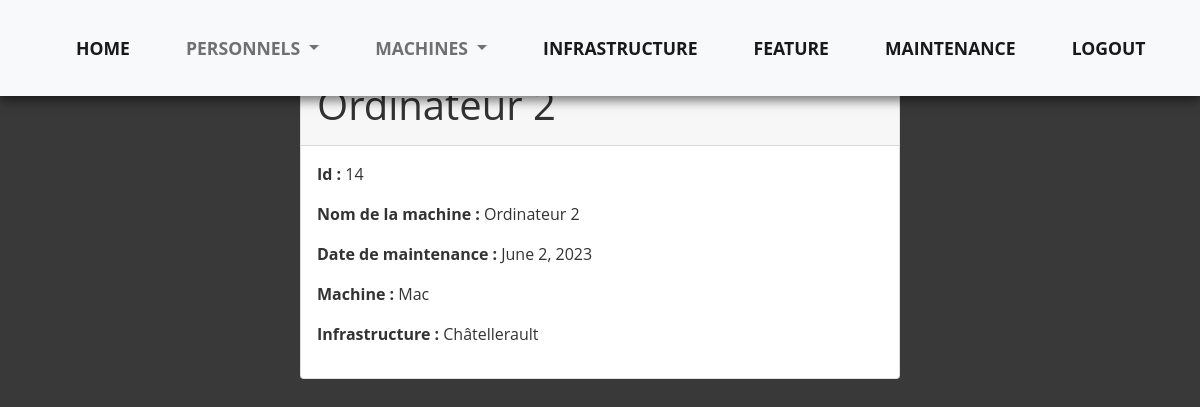
The page /computerApp/machine/14 (signed in) on the database its author committed.
### computerApp/models.py (models this page shows)
class Machine(models.Model):
    TYPE = (
        ('PC' , ('PC')),
        ('Mac',('MAc')),
        ('Serveur',('Serveur')),
        ('Switch',('Switch')),
        ('Routeur',('Routeur'))
    )
    Infrastructure = (
        ('Poitiers',('Poitiers')),
        ('Marseille',('Marseille')),
        ('Châtellerault',('Châtellerault')),
    )
    etat_choix = [
        ('on', 'ON'),
        ('off', 'OFF'),
        ('maintenance','maintenance')
    ]
    id = models.AutoField( primary_key=True,editable=False)
    nom_m = models.CharField(max_length = 200 )
    maintenanceDate = models.DateField(default=datetime.now())
    type_materiel = models.CharField(max_length = 40,choices=TYPE,default='PC')
    lieu_infrastructure = models.CharField(max_length = 60, choices=Infrastructure,default='Marseille')
    etat = models.CharField(max_length=12, choices=etat_choix, default='off')

### computerApp/views.py (the view)
# urls.py: path('machine/<pk>' ,views.machine_detail_view ,name='machine-detail'),
@login_required
def machine_detail_view(request,pk):
    machine = get_object_or_404(Machine,id=pk)
    context = {'machine':machine}
    return render(request,'computerApp/machine_detail.html',context)

### computerApp/templates/computerApp/machine_detail.html
{% extends 'index.html' %}
{% load static %}
{% block content%}
<link rel="stylesheet" type="text/css" href="{% static 'style_machine_detail.css' %}">
<body style='background-color: #393939;'>
<div style="margin-top:6%">
  <div class="container">
    <div class="card mx-auto mt-5 taille">
      <div class="card-header">
        <h1>{{machine.nom_m}}</h1>
      </div>
      <div class="card-body">
        <p> <strong>Id :</strong> {{machine.id}}</p>
        <p> <strong>Nom de la machine : </strong> {{machine.nom_m}}</p>
        <p> <strong>Date de maintenance : </strong> {{machine.maintenanceDate}} </p>
        <p> <strong>Machine :</strong> {{machine.type_materiel}} </p>
        <p> <strong>Infrastructure :</strong> {{machine.lieu_infrastructure}} </p>
      </div>
    </div>
  </div>
</div>
</body>
{% endblock%}

### computerApp/static/styles.css (style rules this page uses)
* { margin: 0; padding: 0; box-sizing: border-box; }
body { font-family: 'Open Sans', sans-serif; font-size: 16px; line-height: 1.5; color: #333; background-color: #fff; }
.container { max-width: 1200px; margin-left: auto; margin-right: auto; padding-left: 15px; padding-right: 15px; }

### computerApp/static/style_machine_detail.css (style rules this page uses)
.taille { max-width: 600px; }

### rows shown on the page
Machine: nom_m "Ordinateur 2", id "14", maintenanceDate "June 2, 2023", type_materiel "Mac", lieu_infrastructure "Châtellerault"
